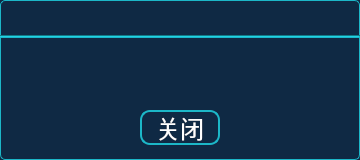
<?xml version="1.0" encoding="UTF-8"?>
<ui version="4.0">
 <class>InfoBox</class>
 <widget class="QDialog" name="InfoBox">
  <property name="geometry">
   <rect>
    <x>0</x>
    <y>0</y>
    <width>360</width>
    <height>160</height>
   </rect>
  </property>
  <property name="windowTitle">
   <string>Dialog</string>
  </property>
  <property name="styleSheet">
   <string notr="true">QDialog{
color: rgb(255, 255, 255);
background-color: rgb(15, 41, 68);
border:1px solid rgb(28, 183, 200);
border-radius:5px;
}
QToolButton{
font: 18pt &quot;文泉驿等宽微米黑&quot;;
color: rgb(255, 255, 255);
border:2px solid rgb(28, 183, 200);
border-radius:10px;
background-color: rgb(15, 41, 68);
}
QToolButton:disabled{
font: 18pt &quot;文泉驿等宽微米黑&quot;;
color: rgb(255, 255, 255);
border-color: rgb(255, 255, 255);
}
QToolButton:hover{
font: 17pt &quot;文泉驿等宽微米黑&quot;;
color: rgb(255, 0, 0);
color: rgb(0, 185, 185);
/*background-color: rgb(3, 127, 119);*/
}
QDialog{
background-color: rgb(15, 41, 68);
}
QPushButton{
width:50px;
height:35px;
font: 14pt &quot;文泉驿等宽微米黑&quot;;
color: rgb(255, 255, 255);
border:2px solid rgb(28, 183, 200);
border-radius:10px;
background-color: rgb(15, 41, 68);
}
QLabel{
font: 14pt &quot;文泉驿等宽微米黑&quot;;
color: rgb(255, 255, 255);
}
</string>
  </property>
  <widget class="QToolButton" name="pBtn_ok">
   <property name="geometry">
    <rect>
     <x>140</x>
     <y>110</y>
     <width>80</width>
     <height>35</height>
    </rect>
   </property>
   <property name="font">
    <font>
     <family>文泉驿等宽微米黑</family>
     <pointsize>18</pointsize>
     <weight>50</weight>
     <italic>false</italic>
     <bold>false</bold>
    </font>
   </property>
   <property name="text">
    <string>关闭</string>
   </property>
   <property name="icon">
    <iconset resource="../image.qrc">
     <normaloff>:/Image/uncheck.png</normaloff>:/Image/uncheck.png</iconset>
   </property>
   <property name="toolButtonStyle">
    <enum>Qt::ToolButtonTextBesideIcon</enum>
   </property>
  </widget>
  <widget class="QLabel" name="lb_context">
   <property name="geometry">
    <rect>
     <x>0</x>
     <y>50</y>
     <width>360</width>
     <height>35</height>
    </rect>
   </property>
   <property name="font">
    <font>
     <family>文泉驿等宽微米黑</family>
     <pointsize>14</pointsize>
     <weight>50</weight>
     <italic>false</italic>
     <bold>false</bold>
    </font>
   </property>
   <property name="text">
    <string/>
   </property>
   <property name="alignment">
    <set>Qt::AlignCenter</set>
   </property>
  </widget>
  <widget class="QLabel" name="lb_title">
   <property name="geometry">
    <rect>
     <x>10</x>
     <y>5</y>
     <width>110</width>
     <height>25</height>
    </rect>
   </property>
   <property name="font">
    <font>
     <family>文泉驿等宽微米黑</family>
     <pointsize>14</pointsize>
     <weight>50</weight>
     <italic>false</italic>
     <bold>false</bold>
    </font>
   </property>
   <property name="text">
    <string/>
   </property>
  </widget>
  <widget class="Line" name="line">
   <property name="geometry">
    <rect>
     <x>0</x>
     <y>35</y>
     <width>360</width>
     <height>3</height>
    </rect>
   </property>
   <property name="styleSheet">
    <string notr="true">background-color: rgb(28, 183, 200);</string>
   </property>
   <property name="orientation">
    <enum>Qt::Horizontal</enum>
   </property>
  </widget>
 </widget>
 <resources>
  <include location="../image.qrc"/>
 </resources>
 <connections/>
</ui>
